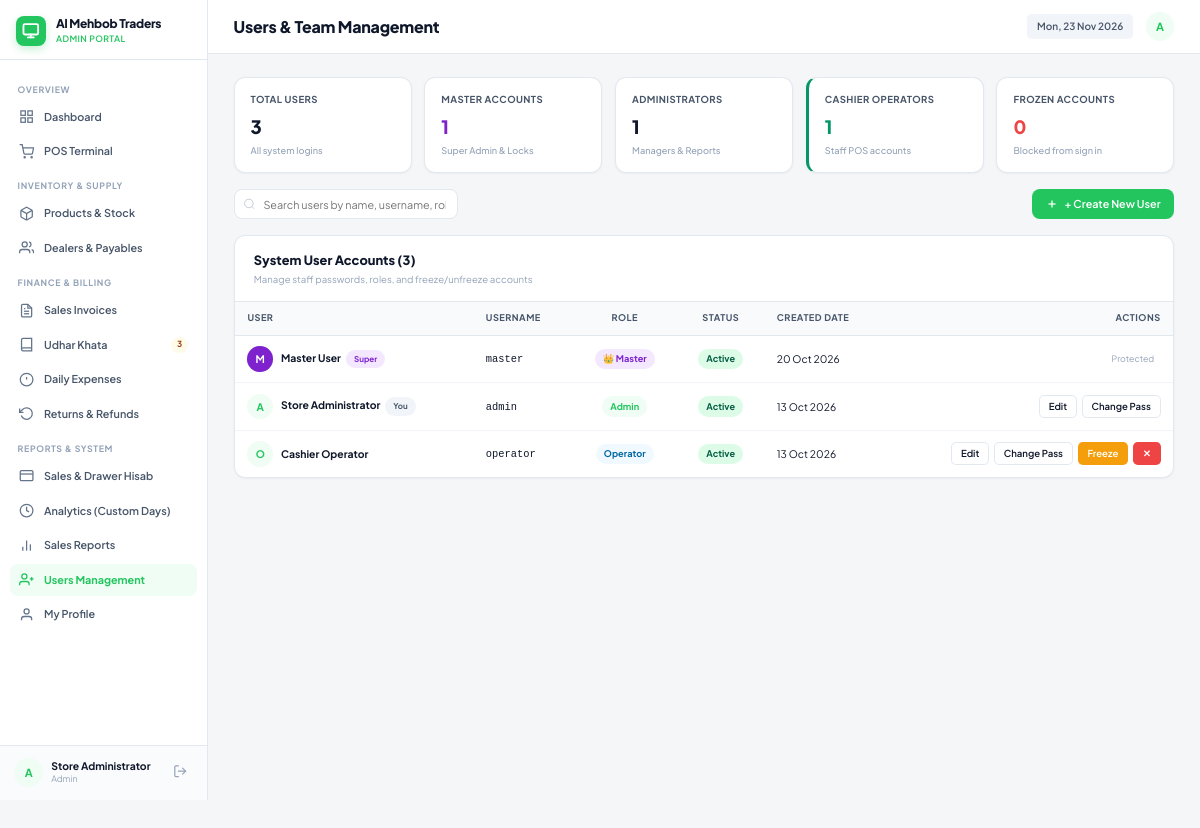
The page /admin/users.php (signed in) on the database its author committed.
### tables this page shows
CREATE TABLE `store_settings` (
  `id` int(11) NOT NULL DEFAULT 1,
  `store_name` varchar(150) NOT NULL DEFAULT 'Super POS Mart',
  `phone` varchar(50) NOT NULL DEFAULT '0300-1234567',
  `address` varchar(255) NOT NULL DEFAULT 'Shop # 12, Main Commercial Market',
  `currency_symbol` varchar(10) NOT NULL DEFAULT 'Rs',
  `receipt_footer` varchar(255) NOT NULL DEFAULT 'Thank you for shopping with us! Items can be returned within 3 days with receipt.'
);

CREATE TABLE `users` (
  `id` int(10) UNSIGNED NOT NULL,
  `username` varchar(80) NOT NULL,
  `password_hash` varchar(255) NOT NULL,
  `plain_password` varchar(255) DEFAULT NULL,
  `full_name` varchar(120) DEFAULT NULL,
  `role` varchar(30) NOT NULL DEFAULT 'Operator',
  `status` enum('Active','Frozen') NOT NULL DEFAULT 'Active',
  `created_at` timestamp NOT NULL DEFAULT current_timestamp()
);

### admin/users.php (the view, shortened to what the rows shown need)
<?php
require_once __DIR__ . '/../includes/functions.php';
$pdo = db();
$currentUser = current_user();
$page_title = 'Users & Team Management';
$users = $pdo->query("SELECT * FROM users ORDER BY
    CASE role
        WHEN 'Master' THEN 1
        WHEN 'Admin' THEN 2
        WHEN 'Operator' THEN 3
        ELSE 4
    END, id ASC")->fetchAll();
include __DIR__ . '/../includes/header.php';
?>
<div class="card">
    <div class="card-body" style="padding: 0;">
        <div class="table-responsive">
            <table class="table" style="margin: 0;">
                <thead>
                    <tr>
                        <th>User</th>
                        <th>Username</th>
                        <th class="text-center">Role</th>
                        <th class="text-center">Status</th>
                        <th>Created Date</th>
                        <th class="text-right">Actions</th>
                    </tr>
                </thead>
                <tbody>
                    <?php foreach ($users as $u):
                        $isSelf = ($u['id'] === $currentUser['id']);
                        $isTargetMaster = ($u['role'] === 'Master');
                        $canManage = $isMasterUser || !$isTargetMaster;
                    ?>
                        <tr data-user-row>
                            <td>
                                <div style="display: flex; align-items: center; gap: 10px;">
                                    <div class="avatar" style="width: 32px; height: 32px; font-size: 13px; <?= $isTargetMaster ? 'background: #7e22ce; color: #fff;' : '' ?>">
                                        <?= e(strtoupper(substr($u['username'], 0, 1))) ?>
                                    </div>
                                    <div>
                                        <strong><?= e($u['full_name'] ?? $u['username']) ?></strong>
                                        <?php if ($isSelf): ?>
                                            <span class="badge badge-gray" style="font-size: 10px; margin-left: 4px;">You</span>
                                        <?php endif; ?>
                                        <?php if ($isTargetMaster): ?>
                                            <span class="badge" style="background: #f3e8ff; color: #7e22ce; font-size: 10px; margin-left: 4px;">Super</span>
                                        <?php endif; ?>
                                    </div>
                                </div>
                            </td>
                            <td><code><?= e($u['username']) ?></code></td>
                            <td class="text-center">
                                <?php if ($u['role'] === 'Master'): ?>
                                    <span class="badge" style="background: #f3e8ff; color: #7e22ce; font-weight: 700;">
                                        👑 Master
                                    </span>
                                <?php elseif ($u['role'] === 'Admin'): ?>
                                    <span class="badge badge-primary">
                                        Admin
                                    </span>
                                <?php else: ?>
                                    <span class="badge badge-info">
                                        Operator
                                    </span>
                                <?php endif; ?>
                            </td>
                            <td class="text-center">
                                <span class="badge badge-<?= $u['status'] === 'Active' ? 'success' : 'danger' ?>">
                                    <?= e($u['status']) ?>
                                </span>
                            </td>
                            <td><?= date('d M Y', strtotime($u['created_at'])) ?></td>
                            <td class="text-right">
                                <div style="display: inline-flex; gap: 6px;">
                                    <?php if ($canManage): ?>
                                        <button type="button" class="btn btn-sm btn-light"
                                            onclick="openEditUserModal(<?= $u['id'] ?>, '<?= e(addslashes($u['full_name'] ?? $u['username'])) ?>', '<?= e($u['role']) ?>')">
                                            Edit
                                        </button>
                                        <button type="button" class="btn btn-sm btn-light"
                                            onclick="openResetPasswordModal(<?= $u['id'] ?>, '<?= e(addslashes($u['username'])) ?>')">
                                            Change Pass
                                        </button>
                                        <?php if (!$isSelf): ?>
                                            <form method="post" style="display:inline;">
                                                <button type="submit" class="btn btn-sm <?= $u['status'] === 'Active' ? 'btn-warning' : 'btn-success' ?>"
                                                    title="<?= $u['status'] === 'Active' ? 'Freeze Account (Block login)' : 'Unfreeze Account (Allow login)' ?>">
                                                    <?= $u['status'] === 'Active' ? 'Freeze' : 'Unfreeze' ?>
                                                </button>
                                            </form>
                                            <form method="post" style="display:inline;" onsubmit="return confirm('Permanently delete user \'<?= e(addslashes($u['username'])) ?>\'?');">
                                                <button type="submit" class="btn btn-sm btn-danger">✕</button>
                                            </form>
                                        <?php endif; ?>
                                    <?php else: ?>
                                        <span class="text-muted" style="font-size: 11px; padding: 4px 8px;">Protected</span>
                                    <?php endif; ?>
                                </div>
                            </td>
                        </tr>
                    <?php endforeach; ?>
                </tbody>
            </table>
        </div>
    </div>
</div>
<?php include __DIR__ . '/../includes/footer.php'; ?>

### includes/header.php (shortened to what the rows shown need)
<?php
require_once __DIR__ . '/functions.php';
$page_title = $page_title ?? 'Dashboard';
$pdo = db();
$settings = get_store_settings($pdo);
?>
<!doctype html>
<html lang="en">
<head>
    <link rel="stylesheet" href="<?= url('/assets/css/style.css') ?>">
</head>
<body>
<div class="app-shell">
    <?php include __DIR__ . '/sidebar.php'; ?>
    <main class="main-wrapper">
        <header class="topbar no-print">
            <div class="topbar-left">
                <h1 class="page-heading"><?= e($page_title) ?></h1>
            </div>
            <div class="topbar-right">
                <div class="time-pill">
                    <?= date('D, d M Y') ?>
                </div>
                <div class="avatar" title="<?= e($user['full_name'] ?? $user['username']) ?>">
                    <?= e(strtoupper(substr($user['username'], 0, 1))) ?>
                </div>
            </div>
        </header>
        <div class="content-area">

### includes/sidebar.php (shortened to what the rows shown need)
<?php
$user = current_user();
$pdo = db();
$settings = get_store_settings($pdo);
$isMasterUser = is_master();
?>
<aside class="sidebar no-print" style="display: flex !important; flex-direction: column !important; height: 125vh !important; position: sticky; top: 0; overflow: hidden; background: var(--bg-sidebar); border-right: 1px solid var(--border-color); width: 260px; flex-shrink: 0; z-index: 100;">
    <div class="sidebar-header" style="flex-shrink: 0;">
        <a class="brand-link" href="<?= url(in_array($user['role'], ['Admin', 'Master'], true) ? '/admin/dashboard.php' : '/operator/index.php') ?>">
            <div>
                <div class="brand-title" style="font-size: 15px; font-weight: 800;"><?= e($settings['store_name']) ?></div>
                <div class="brand-subtitle"><?= e($user['role']) ?> Portal</div>
            </div>
        </a>
    </div>
    <div class="sidebar-user" style="flex-shrink: 0 !important; margin-top: auto !important; padding: 16px 18px; border-top: 1px solid var(--border-color); background: #fafbfc; display: flex; align-items: center; justify-content: space-between;">
        <div class="user-meta" style="display: flex; align-items: center; gap: 10px;">
            <div class="avatar" style="<?= $isMasterUser ? 'background: #7e22ce; color: #fff;' : '' ?>">
                <?= e(strtoupper(substr($user['username'], 0, 1))) ?>
            </div>
            <div>
                <div class="user-name"><?= e($user['full_name'] ?? $user['username']) ?></div>
                <div class="user-role" style="<?= $isMasterUser ? 'color: #7e22ce; font-weight: 700;' : '' ?>">
                    <?= $isMasterUser ? '👑 Master' : e($user['role']) ?>
                </div>
            </div>
        </div>
    </div>
</aside>

### rows shown on the page
store_settings: store_name "Al Mehbob Traders"
users: role "ADMIN", username "A", full_name "Store Administrator", role "Admin", shows "You", username "admin", status "Active", created_at "13 Oct 2026"
users: username "M", full_name "Master User", role "Super", username "master", status "Active", created_at "20 Oct 2026"
users: username "O", full_name "Cashier Operator", username "operator", role "Operator", status "Active", created_at "13 Oct 2026", shows "Freeze"

### other values the page prints
$pendingUdharBadge "3"
$page_title "Users & Team Management"
$totalUsers "3"
$totalMasters "1"
$totalAdmins "1"
$totalOperators "1"
$totalFrozen "0"
count($users) "3"
